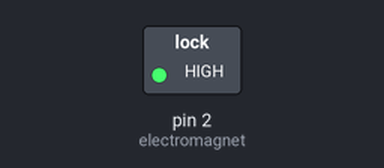
Simulated run of this sketch. Board: Arduino Uno, built with avr-gcc and run on an emulated ATmega328P. Shown: switched loads named in the sketch (green lamp = pin HIGH). Dashed ring = blinking.

Above: at 0.5 s.
Timing chart, 0 to 4.6 s (numbered marks = the images above):
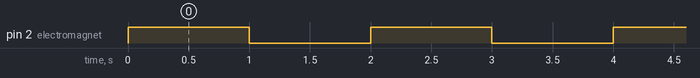

The sketch:

____1.ino
```cpp
int electromagnet = 2;

void setup() {
  pinMode(electromagnet, OUTPUT);
}

void loop() {
  digitalWrite(electromagnet, HIGH);
  delay(1000);
  digitalWrite(electromagnet, LOW);
  delay(1000);
}
```

Measured:
- by itself, pin 2 (electromagnet): alternates HIGH for 1.0 s and LOW for 1.0 s
